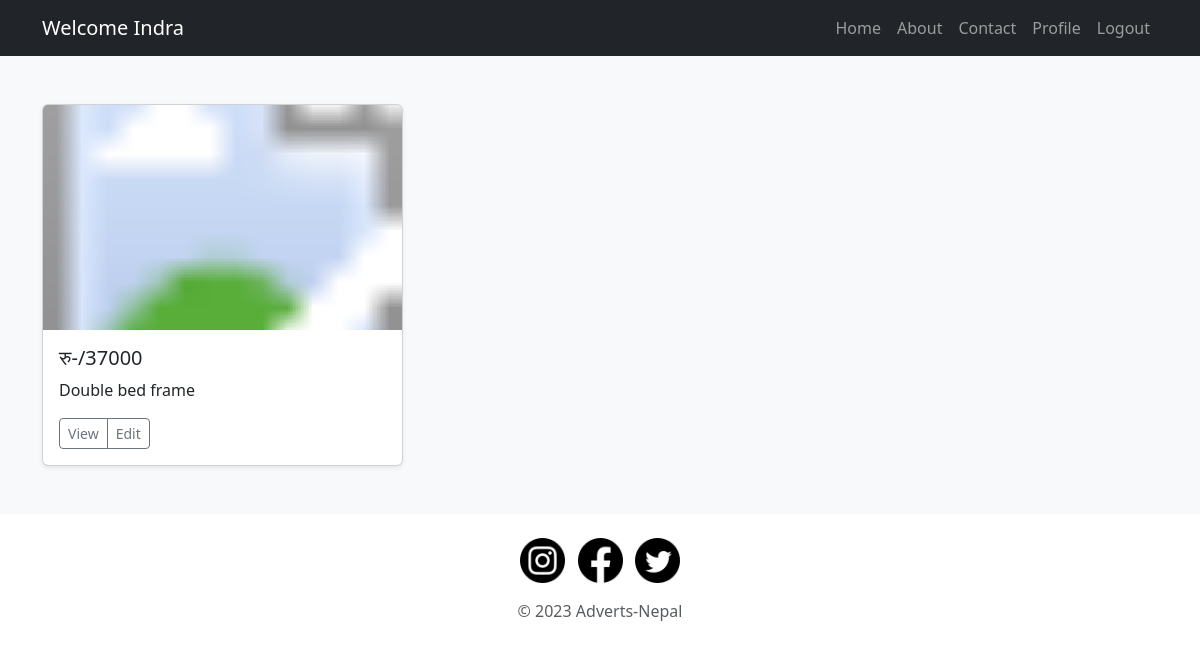
Screenshot of /my-ads (signed in) with the database file from the repository.
### main.py (models this page shows)
class User(db.Model, UserMixin):
    __tablename__ = "users"
    id = db.Column(db.Integer, primary_key=True)
    name = db.Column(db.String(250), nullable=False)
    contact_number = db.Column(db.Integer, nullable=False)
    email = db.Column(db.String(250), nullable=False)
    password = db.Column(db.String(250), nullable=False)
    posts = relationship('Ad', back_populates='author')
    comments = relationship('Comment', back_populates='comment_author')

class Ad(db.Model):
    __tablename__ = "ads"
    id = db.Column(db.Integer,primary_key=True)
    ad_title = db.Column(db.String(250), nullable=False)
    ad_price = db.Column(db.Integer, nullable=False)
    img_url = db.Column(db.String(250))
    description = db.Column(db.Text, nullable=False)
    author = relationship('User', back_populates='posts')
    author_id = db.Column(db.Integer, db.ForeignKey("users.id"))
    date = db.Column(db.String(250), nullable=False)
    comments = relationship("Comment", back_populates="parent_post")

### main.py (the view)
@app.route('/my-ads')
def get_my_ads():
    posted_ads = current_user.posts
    return render_template('my_ads.html', posted_ads=posted_ads)

### main.py (called while the page is built)
@login_manager.user_loader
def load_user(user_id):
    return User.query.get(user_id)

### templates/my_ads.html (shortened to what this page needs)
{% extends 'base.html' %}
{% block content %}
  {% if posted_ads %}
    <div class="album py-5 bg-body-tertiary">
      <div class="container">
        <div class="row row-cols-1 row-cols-sm-2 row-cols-md-3 g-3">
          {% for ad in posted_ads %}
            <div class="col">
              <div class="card shadow-sm">
                <svg class="bd-placeholder-img card-img-top" width="100%" height="225" xmlns="http://www.w3.org/2000/svg" role="img" aria-label="Placeholder: Thumbnail" preserveAspectRatio="xMidYMid slice">
                  <image href={{ ad.img_url }} width="100%" height="100%" preserveAspectRatio="xMidYMid slice" />
                </svg>
                <div class="card-body">
                  <h5 class="card-title">रु-/{{ ad.ad_price }}</h5>
                  <p class="card-text">{{ ad.ad_title }}</p>
                  <div class="d-flex justify-content-between align-items-center">
                    <div class="btn-group">
                      <button type="button" class="btn btn-sm btn-outline-secondary" onclick="window.location.href='{{ url_for('view_ad', post_id=ad.id) }}'">View</button>
                      {% if current_user.is_authenticated %}
                        <button type="button" class="btn btn-sm btn-outline-secondary" onclick="window.location.href='{{ url_for('edit_ad', post_id=ad.id, author_id=ad.author_id) }}'">Edit</button>
                      {% endif %}
                    </div>
                  </div>
                </div>
              </div>
            </div>
          {% endfor %}
        </div>
      </div>
    </div>
  {% endif %}
{% endblock %}

### templates/header.html (shortened to what this page needs)
<head>
<link href="/docs/5.3/dist/css/bootstrap.min.css" rel="stylesheet">
   <nav class="navbar navbar-expand-lg navbar-dark bg-dark">
    <div class="container">
      {% if current_user.is_authenticated: %}
      <a class="navbar-brand" href="#">Welcome {{current_user.name.split(' ')[0]}}</a>
      {% else %}
        <a class="navbar-brand" href="#">Welcome</a>
      {% endif %}
      <div class="collapse navbar-collapse" id="navbarNav">
        <ul class="navbar-nav ms-auto">
          <li class="nav-item">
            <a class="nav-link" href="{{url_for('home')}}">Home</a>
          </li>
          <li class="nav-item">
            <a class="nav-link" href="{{ url_for('about') }}">About</a>
          </li>
          <li class="nav-item">
            <a class="nav-link" href="#">Contact</a>
          </li>
            {% if current_user.is_authenticated: %}
          <li class="nav-item">
            <a class="nav-link" href="{{ url_for('get_profile') }}">Profile</a>
          </li>
            {% endif %}
            {% if current_user.is_authenticated: %}
          <li class="nav-item">
            <a class="nav-link" href="{{ url_for('logout') }}">Logout</a>
          </li>
            {% endif %}
        </ul>
      </div>
    </div>
  </nav>
  </head>

### templates/header.html (style rules this page uses)
.bd-placeholder-img { font-size: 1.125rem; text-anchor: middle; -webkit-user-select: none; -moz-user-select: none; user-select: none; }

### rows the page displays
User: name "Indra"
Ad: ad_price "37000", ad_title "Double bed frame"
